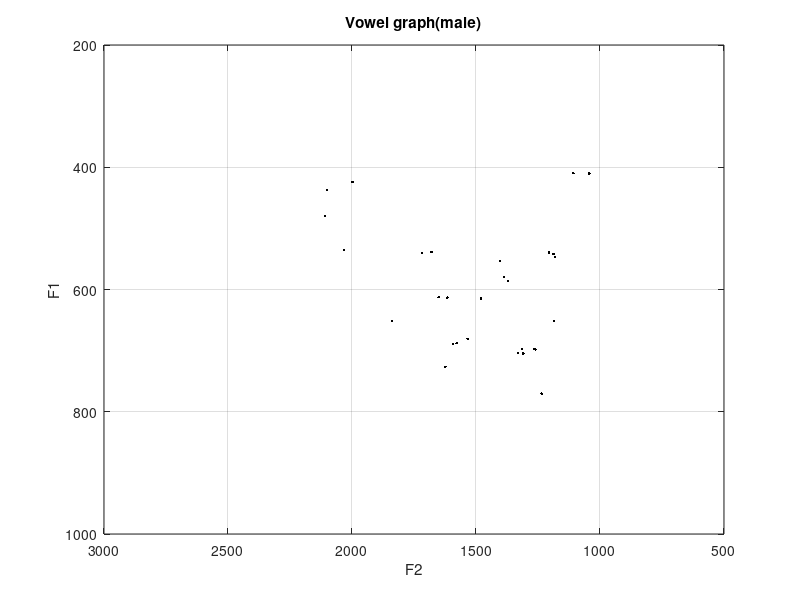

The MATLAB source for this figure:
%--------------------------------------------------------------------------
clear all;

%aa
aaf1=[703.4 651.7 770.4];
aaf2=[1330.5 1186.6 1235.2];

%ae
aef1=[651.7 726.3 704.5];
aef2=[1838.2 1624.0 1309.6];

%ax
axf1=[614.5 613.4 612.5];
axf2=[1479.2 1615.3 1650.7];

%ah
ahf1=[553.7 579.3 586.1];
ahf2=[1404.0 1387.7 1371.5];

%ao
aof1=[547.0 541.9 539.4];
aof2=[1182.3 1187.3 1205.3];

%eh
ehf1=[688.0 680.8 689.6];
ehf2=[1577.9 1534.0 1591.8];

%ih
ihf1=[437.0 538.5 540.3];
ihf2=[2100.5 1679.4 1719.2];

%iy
iyf1=[479.7 424.2 535.8];
iyf2=[2107.9 1998.2 2031.9];

%uh
uhf1=[697.7 697.9 697.3];
uhf2=[1266.9 1259.9 1313.1];

%uw
uwf1=[409.7 410.9 409.6];
uwf2=[1107.2 1042.8 1044.2];


x=[aaf1 aef1 axf1 ahf1 aof1 ehf1 ihf1 iyf1 uhf1 uwf1 ];
y=[aaf2 aef2 axf2 ahf2 aof2 ehf2 ihf2 iyf2 uhf2 uwf2 ];
%x=[aaf1 aef1 axf1 ahf1 aof1 ehf1 ihf1 iyf1 uhf1 uwf1 ];
%y=[aaf2 aef2 axf2 ahf2 aof2 ehf2 ihf2 iyf2 uhf2 uwf2 ];

plot(y,x,'k.','LineWidth',0.1);
axis([500,3000,200,1000]);
grid on;
title('Vowel graph(male)');
xlabel('F2');
ylabel('F1');
set(gca,'XDir','reverse')
set(gca,'YDir','reverse')